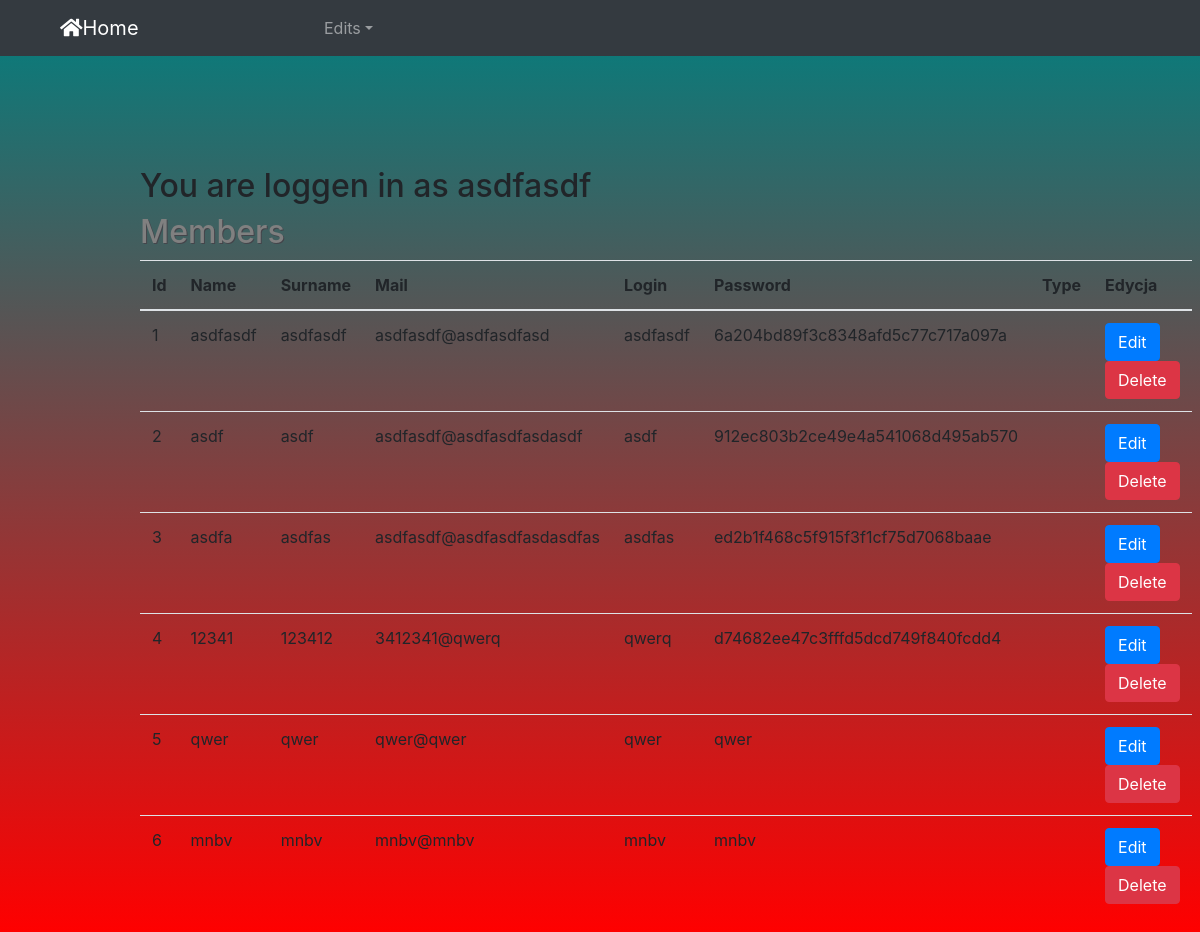
/hi.php (signed in), run on the app's committed database.
### tables this page shows
CREATE TABLE `users` (
  `id` int(11) NOT NULL,
  `name` varchar(255) NOT NULL,
  `surname` varchar(255) NOT NULL,
  `mail` varchar(255) NOT NULL,
  `login` varchar(255) NOT NULL,
  `password` varchar(255) NOT NULL,
  `type` varchar(255) NOT NULL
);

### members.php (called while the page is built)
<?php
if (isset($_SESSION['name'])){
    $sql = "SELECT * FROM users ORDER BY id ASC";
    $r = mysqli_query($connection, $sql);
}else{
    header("Location: index.php");
}
?>

### hi.php (the view, shortened to what this page needs)
<?php
include "databaseConfig.php";
?>
<!doctype html>
<html lang="en">
<head>
    <link rel="stylesheet" href="https://stackpath.bootstrapcdn.com/bootstrap/4.4.1/css/bootstrap.min.css">
    <link rel="stylesheet" href="style.css">
    <link rel="stylesheet" href="https://use.fontawesome.com/releases/v5.7.0/css/all.css">
</head>
<body>
<nav class="navbar navbar-expand-sm bg-dark navbar-dark">
    <div class="container">
        <div class="col-lg-2">
            <a class="navbar-brand" href="mainPage.php" style="margin: auto;"><i class="fas fa-home"></i>Home</a>
        </div>
        <div class="col-lg-8">
            <ul class="navbar-nav">
                <li class="nav-item dropdown" style="margin-left: 10%;">
                    <a class="nav-link dropdown-toggle" href="#" id="navbardrop" data-toggle="dropdown">Edits</a>
                </li>
            </ul>
        </div>
    </div>
</nav>
<div class="container">
        <div class="row" style="margin-left: 80px; margin-right: 150px; margin-top: 10%">
            <div class="col-lg-12">
                <?php echo"<h2>You are loggen in as " . $_SESSION['name'] . "</h2>"; ?>
                <?php include "members.php";
                ?>
                <h2 style="text-shadow: 1px 1px #44454B; color: gray">Members</h2>
                <table class="table">
                    <thead>
                    <tr>
                        <th scope="col">Id</th>
                        <th scope="col">Name</th>
                        <th scope="col">Surname</th>
                        <th scope="col">Mail</th>
                        <th scope="col">Login</th>
                        <th scope="col">Password</th>
                        <th scope="col">Type</th>
                        <th scope="col">Edycja</th>
                    </tr>
                    </thead>
                    <tbody>
                    <?php
                        while ($row = mysqli_fetch_assoc($r)) {?>
                    <tr>
                        <td><?=$row['id']?></td>
                        <td><?=$row['name']?></td>
                        <td><?=$row['surname']?></td>
                        <td><?=$row['mail']?></td>
                        <td><?=$row['login']?></td>
                        <td><?=$row['password']?></td>
                        <td><?=$row['type']?></td>
                        <td>
                            <form action="edit.php" method="POST" style="display: inline">
                                <button type="submit" name="edit" class="btn btn-primary" value="<?php echo $row['id']; ?>">Edit</button>
                            </form>
                            <form action="delete.php" method="POST" style="display: inline">
                                <button type="submit" name="delete" class="btn btn-danger" value="<?php echo $row['id']; ?>">Delete</button>
                            </form>
                        </td>
                    </tr>
                    <?php } ?>
                    </tbody>
                </table>
            </div>
        </div>
</div>
</body>
</body>
</html>

### style.css (style rules this page uses)
html { height: 100%; }
body { height: 100%; background-image: linear-gradient(teal, red); background-repeat: no-repeat; background-attachment:fixed ; }

### data on the page
users: id "1", name "asdfasdf", surname "asdfasdf", mail "asdfasdf@asdfasdfasd", login "asdfasdf", password "6a204bd89f3c8348afd5c77c717a097a"
users: id "2", name "asdf", surname "asdf", mail "asdfasdf@asdfasdfasdasdf", login "asdf", password "912ec803b2ce49e4a541068d495ab570"
users: id "3", name "asdfa", surname "asdfas", mail "asdfasdf@asdfasdfasdasdfas", login "asdfas", password "ed2b1f468c5f915f3f1cf75d7068baae"
users: id "4", name "12341", surname "123412", mail "3412341@qwerq", login "qwerq", password "d74682ee47c3fffd5dcd749f840fcdd4"
users: id "5", name "qwer", surname "qwer", mail "qwer@qwer", login "qwer", password "qwer"
users: id "6", name "mnbv", surname "mnbv", mail "mnbv@mnbv", login "mnbv", password "mnbv"

### other printed values
$_SESSION['name'] "asdfasdf"
